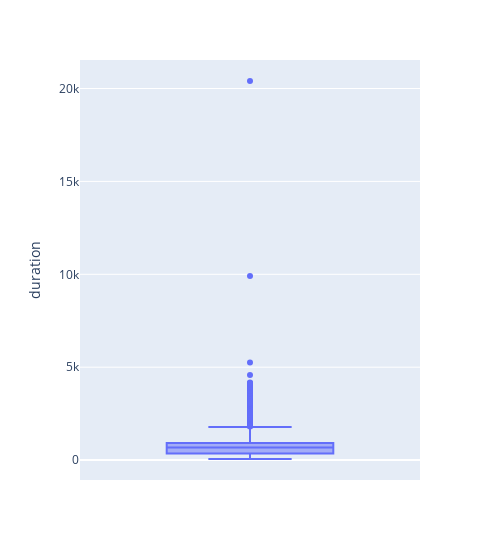

Notebook source saved alongside this figure:
### Code cell
import plotly.express as px

fig = px.box(duration, y='duration', width=500)
fig.show()

### Figure 1 — Plotly figure (JSON) as saved in the notebook; plotly's stock layout.template omitted (floating-point values rounded to 4 significant figures; data arrays with more than 128 entries replaced by an {"elided": "..."} marker saying what was removed)
{"data": [{"alignmentgroup": "True", "hovertemplate": "duration=%{y}<extra></extra>", "legendgroup": "", "marker": {"color": "#636efa"}, "name": "", "notched": false, "offsetgroup": "", "orientation": "v", "showlegend": false, "type": "box", "x0": " ", "xaxis": "x", "y": {"elided": "5631 int values"}, "y0": " ", "yaxis": "y"}], "layout": {"boxmode": "group", "legend": {"tracegroupgap": 0}, "margin": {"t": 60}, "width": 500, "xaxis": {"anchor": "y", "domain": [0, 1]}, "yaxis": {"anchor": "x", "domain": [0, 1], "title": {"text": "duration"}}}}
